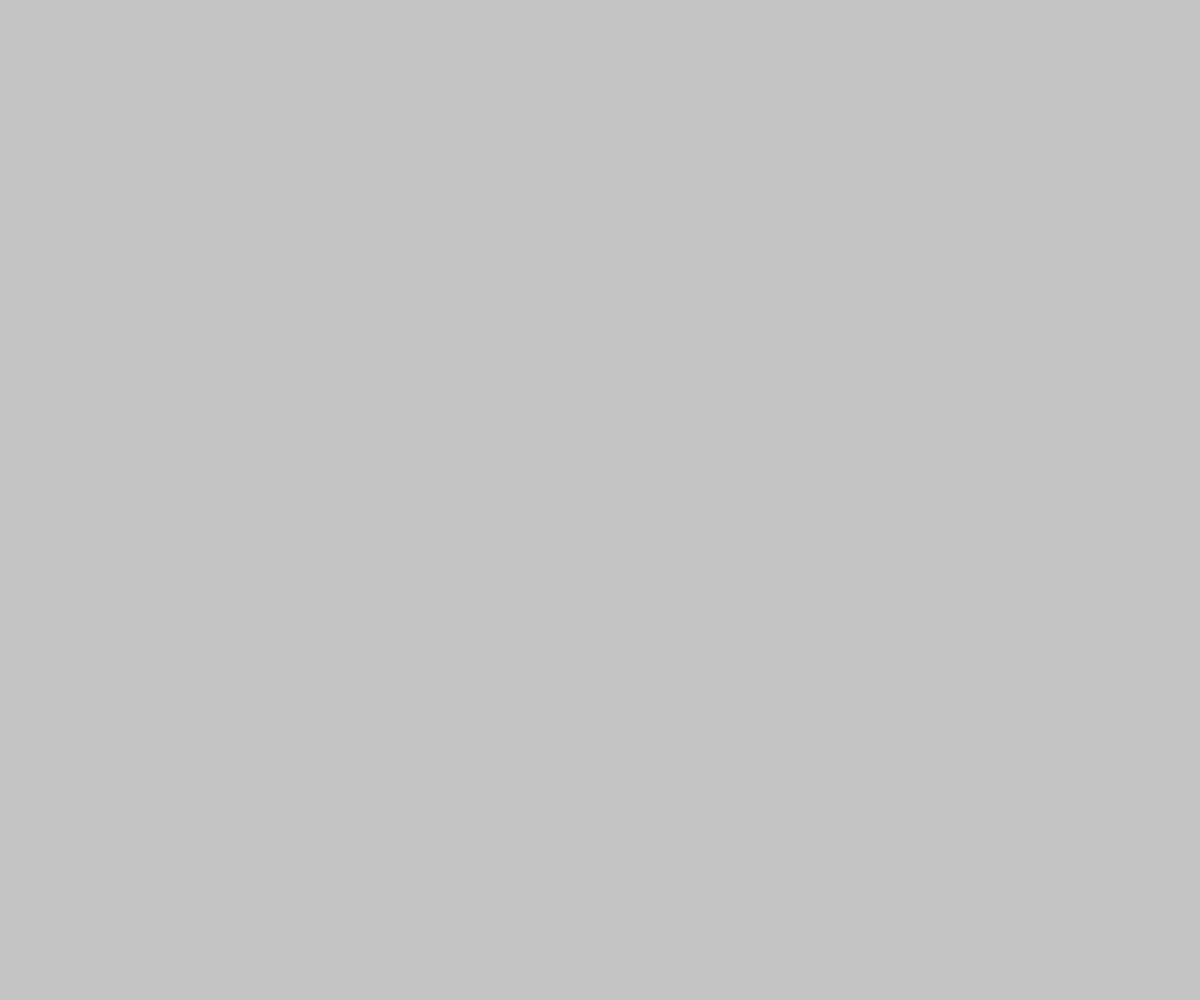
Frame 1 (no input)
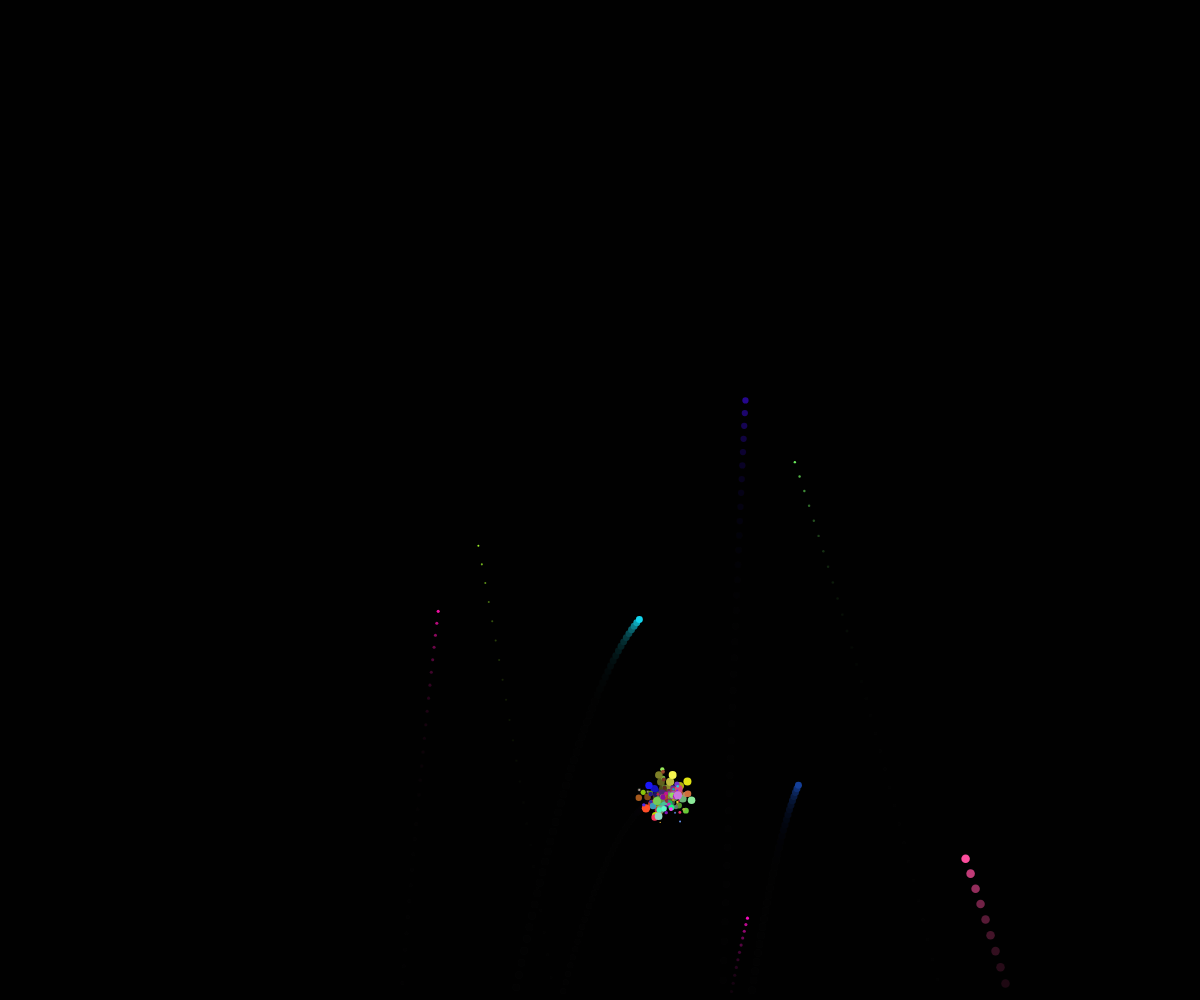
Frame 60 (no input)
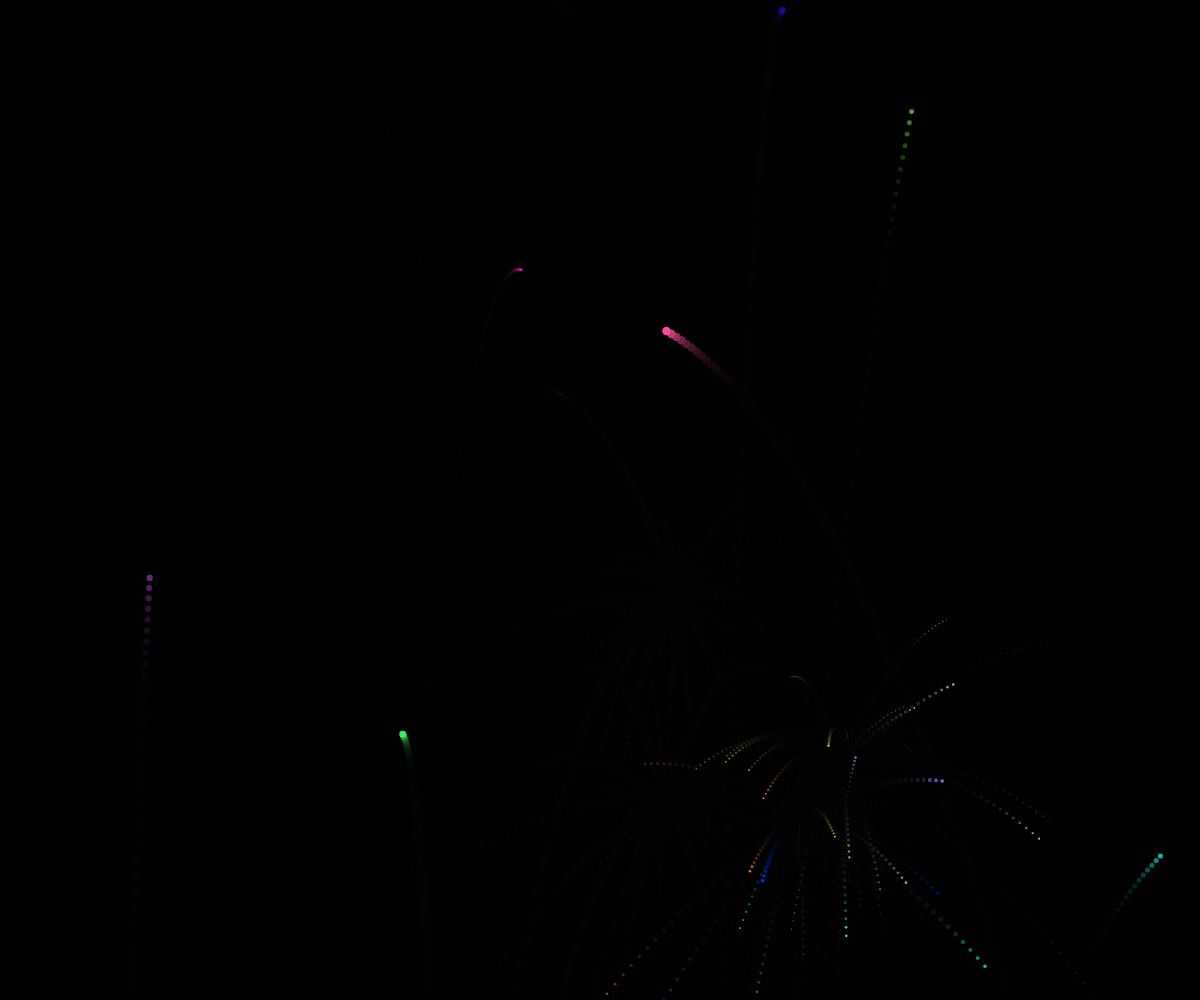
Frame 120 (the mouse pressed at the canvas centre since frame 60)

The p5.js sketch that drew these frames (run headless with seeded random() and noise() and a simulated clock; from frame 60 on, the mouse is pressed at the canvas centre):

// p5.js sketch
// ── sketch.js
const fireworks = [];
let gravity;

function setup() {  
    pixelDensity(1)
    createCanvas(windowWidth, windowHeight);
    stroke(255);
    colorMode(HSB);
    strokeWeight(4);
    gravity = createVector(0, 0.2)
}

function windowResized() { 
    resizeCanvas(windowWidth, windowHeight);
}

function draw() {

    colorMode(RGB);
    background(0, 0, 0, 60);

  if( random(1) < 0.1) {
    fireworks.push(new Firework());
  }
  fireworks.forEach((firework, index) => {
    if(firework.done) {
        fireworks.splice(index, 1);
    }
    firework.update();
    firework.show();
  });
}



function Particle(x, y, isParticle, r,g,b) {
    this.isParticle = isParticle;
    this.pos = createVector(x,y);
    if(this.isParticle) {
        this.vel = p5.Vector.random2D();
        this.vel.mult(random(0, 10));
    } else {
        this.vel = createVector(random(-5,5),random(-7,-25));
    }
    this.acc = createVector(0,0);
    this.exploded = false;
    this.lifespan = random(200, 900);
    this.r = r ?? random(255);
    this.g = g ?? random(255);
    this.b = b ?? random(255);

    this.applyForce = function() {
        this.acc.add(gravity);
    }

    this.update = function() {
        this.vel.add(this.acc);
        this.pos.add(this.vel);
        this.acc.mult(0);
        if(isParticle)
            this.lifespan -= 20;

        if(!this.isParticle && this.vel.y >= random(-2, 7))
            this.exploded = true;
        if(this.isParticle && this.lifespan <= 0) 
            this.exploded = true;
    }

    this.show = function() {
        stroke(this.r,this.g,this.b);
        strokeWeight(this.lifespan/100);
        point(this.pos.x, this.pos.y);
    }
}

function Firework() {
    this.particles = [];
    this.firework = new Particle(random(0, windowWidth),windowHeight, false);

    this.update = function() {
        if(!this.firework.exploded) {
            this.firework.applyForce();
            this.firework.update();

            if(this.firework.exploded) {
                for (let i = 0; i < this.firework.lifespan/10; i++) {
                    this.particles.push(new Particle(this.firework.pos.x, this.firework.pos.y, true));
                }
            }
        } else {
            this.particles.forEach((particle, index) => {
                particle.applyForce();
                particle.update();

                if(particle.exploded) {
                    this.particles.splice(index, 1);
                }
            });
        }
    }

    this.show = function() {
        if(!this.firework.exploded) {
            this.firework.show();
        } else {
            this.particles.forEach((particle, index) => {
                particle.show();
            });
        }
    }
}
